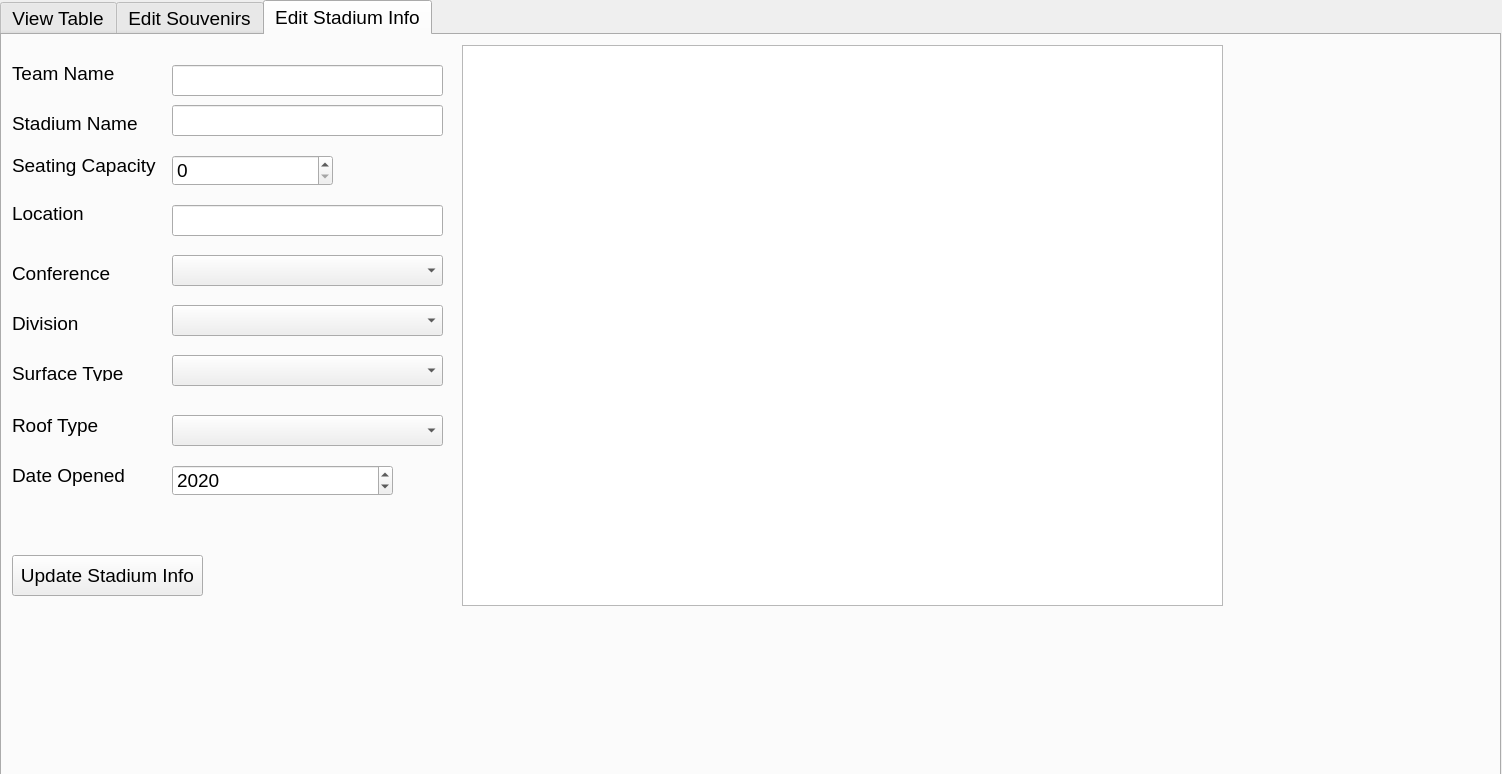
<?xml version="1.0" encoding="UTF-8"?>
<ui version="4.0">
 <class>Admin</class>
 <widget class="QDialog" name="Admin">
  <property name="geometry">
   <rect>
    <x>0</x>
    <y>0</y>
    <width>1502</width>
    <height>774</height>
   </rect>
  </property>
  <property name="windowTitle">
   <string>Dialog</string>
  </property>
  <widget class="QTabWidget" name="tabWidget">
   <property name="geometry">
    <rect>
     <x>0</x>
     <y>0</y>
     <width>1501</width>
     <height>781</height>
    </rect>
   </property>
   <property name="font">
    <font>
     <pointsize>14</pointsize>
    </font>
   </property>
   <property name="currentIndex">
    <number>2</number>
   </property>
   <widget class="QWidget" name="ViewTable">
    <attribute name="title">
     <string>View Table</string>
    </attribute>
    <widget class="QPushButton" name="HomePushButton">
     <property name="geometry">
      <rect>
       <x>10</x>
       <y>680</y>
       <width>111</width>
       <height>41</height>
      </rect>
     </property>
     <property name="font">
      <font>
       <pointsize>14</pointsize>
      </font>
     </property>
     <property name="text">
      <string>Home</string>
     </property>
    </widget>
    <widget class="QPushButton" name="ReadInFromFileButton">
     <property name="geometry">
      <rect>
       <x>0</x>
       <y>590</y>
       <width>151</width>
       <height>41</height>
      </rect>
     </property>
     <property name="font">
      <font>
       <pointsize>14</pointsize>
      </font>
     </property>
     <property name="text">
      <string>Read In from File</string>
     </property>
    </widget>
    <widget class="QPushButton" name="AddSouvenirPushButton">
     <property name="geometry">
      <rect>
       <x>0</x>
       <y>450</y>
       <width>151</width>
       <height>41</height>
      </rect>
     </property>
     <property name="font">
      <font>
       <pointsize>14</pointsize>
      </font>
     </property>
     <property name="text">
      <string>Add Souvenir</string>
     </property>
    </widget>
    <widget class="QPushButton" name="DeleteSouvenirPushButton">
     <property name="geometry">
      <rect>
       <x>0</x>
       <y>520</y>
       <width>151</width>
       <height>41</height>
      </rect>
     </property>
     <property name="font">
      <font>
       <pointsize>14</pointsize>
      </font>
     </property>
     <property name="text">
      <string>Delete Souvenir</string>
     </property>
    </widget>
    <widget class="QTableView" name="AdminDatatable">
     <property name="geometry">
      <rect>
       <x>460</x>
       <y>10</y>
       <width>1031</width>
       <height>721</height>
      </rect>
     </property>
     <property name="font">
      <font>
       <pointsize>14</pointsize>
      </font>
     </property>
    </widget>
    <widget class="QLabel" name="label_25">
     <property name="geometry">
      <rect>
       <x>10</x>
       <y>310</y>
       <width>121</width>
       <height>21</height>
      </rect>
     </property>
     <property name="text">
      <string>Surface Type</string>
     </property>
    </widget>
    <widget class="QLabel" name="label_26">
     <property name="geometry">
      <rect>
       <x>10</x>
       <y>410</y>
       <width>121</width>
       <height>21</height>
      </rect>
     </property>
     <property name="text">
      <string>Date Opened</string>
     </property>
    </widget>
    <widget class="QLabel" name="label_27">
     <property name="geometry">
      <rect>
       <x>10</x>
       <y>360</y>
       <width>91</width>
       <height>21</height>
      </rect>
     </property>
     <property name="text">
      <string>Roof Type</string>
     </property>
    </widget>
    <widget class="QSpinBox" name="AddSeatingCapacitySpinBox">
     <property name="geometry">
      <rect>
       <x>170</x>
       <y>100</y>
       <width>161</width>
       <height>31</height>
      </rect>
     </property>
     <property name="maximum">
      <number>200000</number>
     </property>
    </widget>
    <widget class="QComboBox" name="AddConferenceComboBox">
     <property name="geometry">
      <rect>
       <x>170</x>
       <y>200</y>
       <width>271</width>
       <height>31</height>
      </rect>
     </property>
    </widget>
    <widget class="QLabel" name="label_28">
     <property name="geometry">
      <rect>
       <x>10</x>
       <y>10</y>
       <width>111</width>
       <height>16</height>
      </rect>
     </property>
     <property name="text">
      <string>Team Name</string>
     </property>
    </widget>
    <widget class="QComboBox" name="AddDivisionComboBox">
     <property name="geometry">
      <rect>
       <x>170</x>
       <y>250</y>
       <width>271</width>
       <height>31</height>
      </rect>
     </property>
    </widget>
    <widget class="QLabel" name="label_29">
     <property name="geometry">
      <rect>
       <x>10</x>
       <y>150</y>
       <width>81</width>
       <height>16</height>
      </rect>
     </property>
     <property name="text">
      <string>Location</string>
     </property>
    </widget>
    <widget class="QLabel" name="label_30">
     <property name="geometry">
      <rect>
       <x>10</x>
       <y>260</y>
       <width>81</width>
       <height>16</height>
      </rect>
     </property>
     <property name="text">
      <string>Division</string>
     </property>
    </widget>
    <widget class="QLabel" name="label_31">
     <property name="geometry">
      <rect>
       <x>10</x>
       <y>100</y>
       <width>151</width>
       <height>21</height>
      </rect>
     </property>
     <property name="text">
      <string>Seating Capacity</string>
     </property>
    </widget>
    <widget class="QLineEdit" name="AddTeamNameLineEdit">
     <property name="geometry">
      <rect>
       <x>170</x>
       <y>10</y>
       <width>271</width>
       <height>31</height>
      </rect>
     </property>
    </widget>
    <widget class="QComboBox" name="AddRoofTypeComboBox">
     <property name="geometry">
      <rect>
       <x>170</x>
       <y>360</y>
       <width>271</width>
       <height>31</height>
      </rect>
     </property>
    </widget>
    <widget class="QLabel" name="label_32">
     <property name="geometry">
      <rect>
       <x>10</x>
       <y>60</y>
       <width>131</width>
       <height>16</height>
      </rect>
     </property>
     <property name="text">
      <string>Stadium Name</string>
     </property>
    </widget>
    <widget class="QLineEdit" name="AddLocationLineEdit">
     <property name="geometry">
      <rect>
       <x>170</x>
       <y>150</y>
       <width>271</width>
       <height>31</height>
      </rect>
     </property>
    </widget>
    <widget class="QLineEdit" name="AddStadiumNameLineEdit">
     <property name="geometry">
      <rect>
       <x>170</x>
       <y>50</y>
       <width>271</width>
       <height>31</height>
      </rect>
     </property>
    </widget>
    <widget class="QComboBox" name="AddSurfaceTypeComboBox">
     <property name="geometry">
      <rect>
       <x>170</x>
       <y>300</y>
       <width>271</width>
       <height>31</height>
      </rect>
     </property>
    </widget>
    <widget class="QLabel" name="label_33">
     <property name="geometry">
      <rect>
       <x>10</x>
       <y>210</y>
       <width>111</width>
       <height>16</height>
      </rect>
     </property>
     <property name="text">
      <string>Conference</string>
     </property>
    </widget>
    <widget class="QSpinBox" name="AddYearSpinBox">
     <property name="geometry">
      <rect>
       <x>170</x>
       <y>410</y>
       <width>221</width>
       <height>31</height>
      </rect>
     </property>
     <property name="minimum">
      <number>1924</number>
     </property>
     <property name="maximum">
      <number>2100</number>
     </property>
     <property name="value">
      <number>2020</number>
     </property>
    </widget>
   </widget>
   <widget class="QWidget" name="EditSouvenirs">
    <attribute name="title">
     <string>Edit Souvenirs</string>
    </attribute>
    <widget class="QTableView" name="UpdateSouvenirDatatable">
     <property name="geometry">
      <rect>
       <x>500</x>
       <y>20</y>
       <width>971</width>
       <height>681</height>
      </rect>
     </property>
    </widget>
    <widget class="QLabel" name="label">
     <property name="geometry">
      <rect>
       <x>10</x>
       <y>70</y>
       <width>131</width>
       <height>16</height>
      </rect>
     </property>
     <property name="text">
      <string>Souvenir Name</string>
     </property>
    </widget>
    <widget class="QLineEdit" name="SouvenirNameLineEdit">
     <property name="geometry">
      <rect>
       <x>160</x>
       <y>60</y>
       <width>321</width>
       <height>31</height>
      </rect>
     </property>
    </widget>
    <widget class="QLabel" name="label_2">
     <property name="geometry">
      <rect>
       <x>10</x>
       <y>130</y>
       <width>131</width>
       <height>16</height>
      </rect>
     </property>
     <property name="text">
      <string>Souvenir Price</string>
     </property>
    </widget>
    <widget class="QDoubleSpinBox" name="PriceDoubleSpinBox">
     <property name="geometry">
      <rect>
       <x>160</x>
       <y>120</y>
       <width>161</width>
       <height>31</height>
      </rect>
     </property>
     <property name="maximum">
      <double>2000.000000000000000</double>
     </property>
     <property name="singleStep">
      <double>0.010000000000000</double>
     </property>
    </widget>
    <widget class="QComboBox" name="TeamNameComboBox">
     <property name="geometry">
      <rect>
       <x>160</x>
       <y>180</y>
       <width>261</width>
       <height>31</height>
      </rect>
     </property>
    </widget>
    <widget class="QLabel" name="label_3">
     <property name="geometry">
      <rect>
       <x>10</x>
       <y>180</y>
       <width>121</width>
       <height>16</height>
      </rect>
     </property>
     <property name="text">
      <string>Team Name</string>
     </property>
    </widget>
    <widget class="QPushButton" name="UpdateSouvenirPushButton">
     <property name="geometry">
      <rect>
       <x>10</x>
       <y>300</y>
       <width>151</width>
       <height>41</height>
      </rect>
     </property>
     <property name="text">
      <string>Update Souvenir</string>
     </property>
    </widget>
   </widget>
   <widget class="QWidget" name="EditStadiumInfo">
    <attribute name="title">
     <string>Edit Stadium Info</string>
    </attribute>
    <widget class="QTableView" name="EditStadiumTableView">
     <property name="geometry">
      <rect>
       <x>460</x>
       <y>10</y>
       <width>761</width>
       <height>561</height>
      </rect>
     </property>
    </widget>
    <widget class="QLabel" name="label_4">
     <property name="geometry">
      <rect>
       <x>10</x>
       <y>30</y>
       <width>111</width>
       <height>16</height>
      </rect>
     </property>
     <property name="text">
      <string>Team Name</string>
     </property>
    </widget>
    <widget class="QLabel" name="label_5">
     <property name="geometry">
      <rect>
       <x>10</x>
       <y>80</y>
       <width>131</width>
       <height>16</height>
      </rect>
     </property>
     <property name="text">
      <string>Stadium Name</string>
     </property>
    </widget>
    <widget class="QLabel" name="label_6">
     <property name="geometry">
      <rect>
       <x>10</x>
       <y>120</y>
       <width>151</width>
       <height>21</height>
      </rect>
     </property>
     <property name="text">
      <string>Seating Capacity</string>
     </property>
    </widget>
    <widget class="QLabel" name="label_7">
     <property name="geometry">
      <rect>
       <x>10</x>
       <y>170</y>
       <width>81</width>
       <height>16</height>
      </rect>
     </property>
     <property name="text">
      <string>Location</string>
     </property>
    </widget>
    <widget class="QLabel" name="label_8">
     <property name="geometry">
      <rect>
       <x>10</x>
       <y>230</y>
       <width>111</width>
       <height>16</height>
      </rect>
     </property>
     <property name="text">
      <string>Conference</string>
     </property>
    </widget>
    <widget class="QLabel" name="label_9">
     <property name="geometry">
      <rect>
       <x>10</x>
       <y>280</y>
       <width>81</width>
       <height>16</height>
      </rect>
     </property>
     <property name="text">
      <string>Division</string>
     </property>
    </widget>
    <widget class="QLabel" name="label_10">
     <property name="geometry">
      <rect>
       <x>10</x>
       <y>330</y>
       <width>121</width>
       <height>16</height>
      </rect>
     </property>
     <property name="text">
      <string>Surface Type</string>
     </property>
    </widget>
    <widget class="QLabel" name="label_11">
     <property name="geometry">
      <rect>
       <x>10</x>
       <y>380</y>
       <width>91</width>
       <height>21</height>
      </rect>
     </property>
     <property name="text">
      <string>Roof Type</string>
     </property>
    </widget>
    <widget class="QLabel" name="label_12">
     <property name="geometry">
      <rect>
       <x>10</x>
       <y>430</y>
       <width>121</width>
       <height>21</height>
      </rect>
     </property>
     <property name="text">
      <string>Date Opened</string>
     </property>
    </widget>
    <widget class="QLineEdit" name="TeamNameLineEdit">
     <property name="geometry">
      <rect>
       <x>170</x>
       <y>30</y>
       <width>271</width>
       <height>31</height>
      </rect>
     </property>
    </widget>
    <widget class="QLineEdit" name="StadiumNameLineEdit">
     <property name="geometry">
      <rect>
       <x>170</x>
       <y>70</y>
       <width>271</width>
       <height>31</height>
      </rect>
     </property>
    </widget>
    <widget class="QSpinBox" name="SeatingCapacitySpinBox">
     <property name="geometry">
      <rect>
       <x>170</x>
       <y>120</y>
       <width>161</width>
       <height>31</height>
      </rect>
     </property>
     <property name="maximum">
      <number>200000</number>
     </property>
    </widget>
    <widget class="QLineEdit" name="LocationLineEdit">
     <property name="geometry">
      <rect>
       <x>170</x>
       <y>170</y>
       <width>271</width>
       <height>31</height>
      </rect>
     </property>
    </widget>
    <widget class="QComboBox" name="ConferenceComboBox">
     <property name="geometry">
      <rect>
       <x>170</x>
       <y>220</y>
       <width>271</width>
       <height>31</height>
      </rect>
     </property>
    </widget>
    <widget class="QComboBox" name="DivisionComboBox">
     <property name="geometry">
      <rect>
       <x>170</x>
       <y>270</y>
       <width>271</width>
       <height>31</height>
      </rect>
     </property>
    </widget>
    <widget class="QComboBox" name="SurfaceTypeComboBox">
     <property name="geometry">
      <rect>
       <x>170</x>
       <y>320</y>
       <width>271</width>
       <height>31</height>
      </rect>
     </property>
    </widget>
    <widget class="QComboBox" name="RoofTypeComboBox">
     <property name="geometry">
      <rect>
       <x>170</x>
       <y>380</y>
       <width>271</width>
       <height>31</height>
      </rect>
     </property>
    </widget>
    <widget class="QSpinBox" name="YearSpinBox">
     <property name="geometry">
      <rect>
       <x>170</x>
       <y>430</y>
       <width>221</width>
       <height>31</height>
      </rect>
     </property>
     <property name="minimum">
      <number>1924</number>
     </property>
     <property name="maximum">
      <number>2100</number>
     </property>
     <property name="value">
      <number>2020</number>
     </property>
    </widget>
    <widget class="QPushButton" name="UpdateStadiumPushButton">
     <property name="geometry">
      <rect>
       <x>10</x>
       <y>520</y>
       <width>191</width>
       <height>41</height>
      </rect>
     </property>
     <property name="text">
      <string>Update Stadium Info</string>
     </property>
    </widget>
   </widget>
  </widget>
 </widget>
 <resources/>
 <connections/>
</ui>
